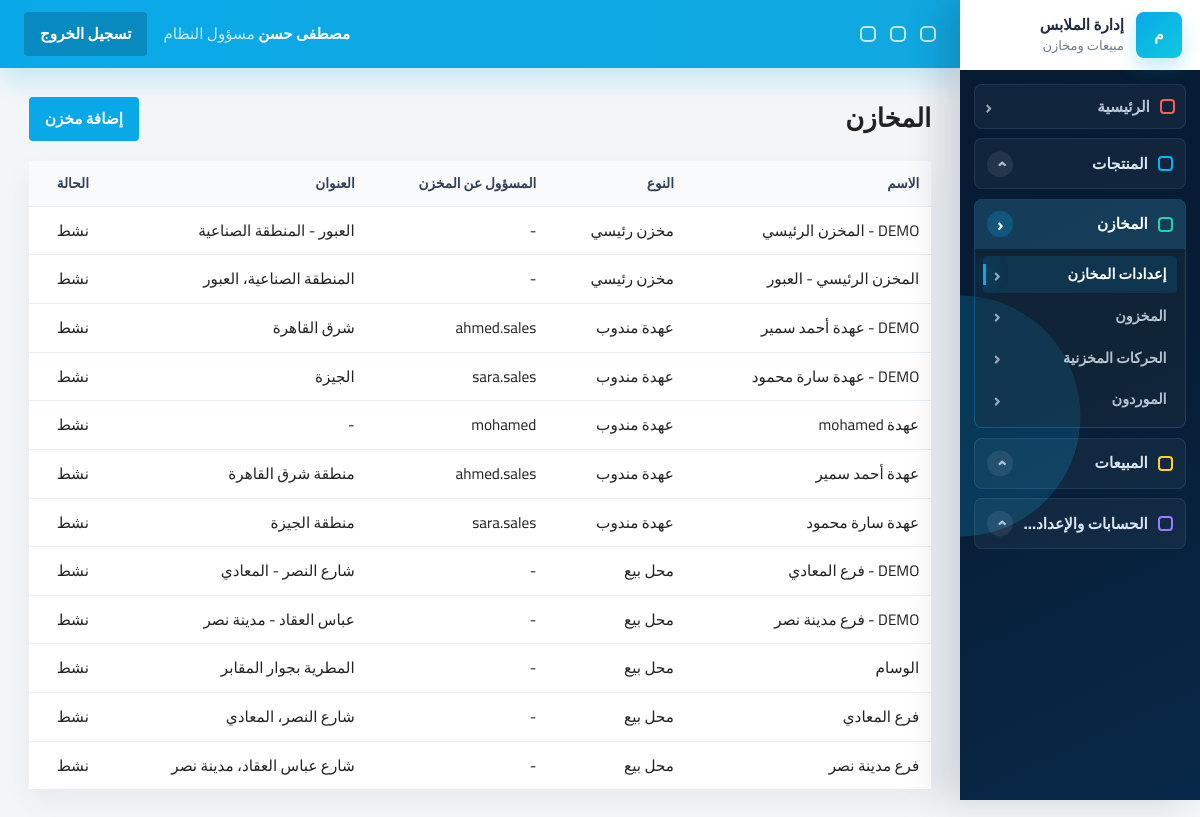
Page /inventory/warehouses/ (signed in) on the committed database.
### accounts/models.py (models this page shows, shortened)
class User(AbstractUser):
    ROLE_MANAGER = 'manager'
    ROLE_SALES = 'sales'
    ROLE_WAREHOUSE = 'warehouse'
    ROLE_CHOICES = [
        (ROLE_MANAGER, 'مسؤول النظام'),
        (ROLE_SALES, 'مندوب مبيعات'),
        (ROLE_WAREHOUSE, 'مسؤول مخزن'),
    ]
    role = models.CharField(max_length=20, choices=ROLE_CHOICES, default=ROLE_SALES, db_index=True)
    phone = models.CharField(max_length=20, blank=True, null=True)
    created_at = models.DateTimeField(auto_now_add=True, db_index=True)
    class Meta:
        indexes = [
            models.Index(fields=['role', 'is_active']),
            models.Index(fields=['created_at']),
        ]
    @property
    def is_manager(self):
        return self.role == self.ROLE_MANAGER or self.is_superuser

### inventory/models.py (models this page shows, shortened)
class Warehouse(models.Model):
    TYPE_MAIN = 'main'
    TYPE_STORE = 'store'
    TYPE_REPRESENTATIVE = 'representative'
    WAREHOUSE_TYPE_CHOICES = [
        (TYPE_MAIN, 'مخزن رئيسي'),
        (TYPE_STORE, 'محل بيع'),
        (TYPE_REPRESENTATIVE, 'عهدة مندوب'),
    ]
    name = models.CharField(max_length=100, db_index=True)
    warehouse_type = models.CharField(max_length=20, choices=WAREHOUSE_TYPE_CHOICES, db_index=True)
    assigned_user = models.ForeignKey(
        settings.AUTH_USER_MODEL,
        on_delete=models.SET_NULL,
        null=True,
        blank=True,
        related_name='assigned_warehouses',
    )
    address = models.TextField(blank=True, null=True)
    is_active = models.BooleanField(default=True, db_index=True)

### inventory/views.py (the view)
# urls.py: path('warehouses/', views.WarehouseListView.as_view(), name='warehouses'),
class WarehouseListView(RoleRequiredMixin, ListView):
    allowed_roles = ('manager', 'warehouse')
    model = Warehouse
    template_name = 'inventory/warehouses/list.html'
    context_object_name = 'warehouses'
    paginate_by = 20
    def get_queryset(self):
        return Warehouse.objects.select_related('assigned_user').order_by('warehouse_type', 'name')

### accounts/permissions.py (called while the page is built)
def has_role(user, *roles):
    if not user.is_authenticated:
        return False
    if user.is_superuser or getattr(user, 'role', None) == 'manager':
        return True
    return getattr(user, 'role', None) in roles

    def test_func(self):
        return has_role(self.request.user, *self.allowed_roles)

### templates/inventory/warehouses/list.html (shortened to what this page needs)
{% extends 'base.html' %}
{% block content %}
<div class="page-head"><h1>المخازن</h1>{% if request.user.is_manager %}<a class="btn btn-accent" href="{% url 'inventory:warehouse_create' %}">إضافة مخزن</a>{% endif %}</div>
<div class="table-wrap"><table><thead><tr><th>الاسم</th><th>النوع</th><th>المسؤول عن المخزن</th><th>العنوان</th><th>الحالة</th></tr></thead><tbody>
{% for warehouse in warehouses %}<tr><td>{{ warehouse.name }}</td><td>{{ warehouse.get_warehouse_type_display }}</td><td>{{ warehouse.assigned_user|default:'-' }}</td><td>{{ warehouse.address|default:'-' }}</td><td>{{ warehouse.is_active|yesno:'نشط,متوقف' }}</td></tr>{% empty %}<tr><td colspan="5">لا توجد مخازن</td></tr>{% endfor %}
</tbody></table></div>
{% endblock %}

### templates/partials/navbar.html (shortened to what this page needs)
<header class="topbar">
    <div class="topbar-tools" aria-hidden="true">
        <span></span>
        <span></span>
        <span></span>
    </div>
    <div class="topbar-user">
        <strong>{{ request.user.get_full_name|default:request.user.username }}</strong>
        <span>{{ request.user.get_role_display }}</span>
    </div>
    <form method="post" action="{% url 'accounts:logout' %}">
        <button class="btn btn-secondary" type="submit">تسجيل الخروج</button>
    </form>
</header>

### static/css/main.css (style rules this page uses)
:root { --primary-color: #071d35; --secondary-color: #0b2e50; --accent-color: #09a9e8; --accent-strong: #0787c2; --accent-soft: #e8f7fd; --background-color: #f3f6f8; --surface-color: #ffffff; --surface-muted: #f7f9fb; --border-color: #e8eef3; --text-color: #222222; --muted-text: #707b86; --success-color: #20b98f; --warning-color: #e49322; --danger-color: #e24c4c; --info-color: #09a9e8; --shadow-soft: 0 0.75rem 2rem rgba(6, 27, 51, .08); --shadow-panel: 0 0.75rem 1.75rem rgba(6, 27, 51, .055); --focus-ring: 0 0 0 .2rem rgba(9, 169, 232, .2); --radius-sm: .25rem; --radius-md: .5rem; --space-1: .25rem; --space-2: .5rem; --space-3: .75rem; --space-4: 1rem; --space-5: 1.25rem; --space-6: 1.5rem; --space-8: 2rem; --sidebar-width: clamp(15rem, 18vw, 17rem); --content-width: 112rem; --touch-target: 2.75rem; }
*, *::before, *::after { box-sizing: border-box; }
html { min-height: 100%; overflow-x: hidden; text-size-adjust: 100%; -webkit-text-size-adjust: 100%; }
body { margin: 0; min-height: 100%; overflow-x: hidden; background: var(--background-color); color: var(--text-color); direction: rtl; text-align: right; font-family: "Cairo", Arial, sans-serif; font-size: clamp(.875rem, .84rem + .15vw, .975rem); line-height: 1.55; letter-spacing: 0; }
a { color: inherit; text-decoration: none; }
button, input, select, textarea { font: inherit; }
button { color: inherit; }
a, button, select, summary, [role="button"], [data-open-modal], [data-close-modal], [data-sidebar-toggle], [data-sidebar-close] { cursor: pointer; }
.topbar { position: sticky; top: 0; z-index: 20; display: flex; align-items: center; justify-content: space-between; gap: clamp(.625rem, 1.5vw, 1rem); min-height: 4.25rem; padding-inline: clamp(1rem, 2vw, 1.5rem); color: #fff; background: linear-gradient(90deg, #09a9e8, #11a8df); box-shadow: 0 .75rem 1.625rem rgba(9, 169, 232, .2); }
.topbar strong { font-size: .95rem; }
.topbar .muted, .topbar-user span { color: rgba(255, 255, 255, .78); }
.topbar-user { min-width: 0; margin-right: auto; }
.topbar-tools { display: flex; align-items: center; gap: .875rem; flex: 0 0 auto; }
.topbar-tools span { inline-size: 1rem; block-size: 1rem; border: .125rem solid rgba(255, 255, 255, .74); border-radius: .3125rem; }
.topbar .btn-secondary { background: rgba(6, 27, 51, .22); }
.page-head { display: flex; align-items: center; justify-content: space-between; gap: var(--space-4); margin-bottom: clamp(1rem, 2vw, 1.25rem); }
h1, h2 { margin: 0; color: var(--text-color); line-height: 1.35; }
h1 { font-size: clamp(1.25rem, 1.05rem + .75vw, 1.75rem); font-weight: 800; }
.card, .stat-card, .login-card, .invoice-box, .table-wrap, .metric-card, .chart-card, .profit-card, .mini-stat { background: var(--surface-color); box-shadow: var(--shadow-panel); }
.btn, .icon-btn { min-height: var(--touch-target); border: 0; cursor: pointer; font-weight: 800; line-height: 1.2; transition: transform .16s ease, box-shadow .16s ease, background .16s ease, border-color .16s ease; }
.btn { display: inline-flex; align-items: center; justify-content: center; gap: .5rem; padding: .6rem clamp(.75rem, 1.4vw, 1rem); border-radius: var(--radius-sm); white-space: nowrap; }
.btn-primary, .btn-accent { background: var(--accent-color); color: #fff; }
.btn-secondary { background: var(--secondary-color); color: #fff; }
.table-wrap { width: 100%; max-width: 100%; overflow-x: auto; margin-bottom: clamp(1rem, 2vw, 1.25rem); -webkit-overflow-scrolling: touch; }
table { width: max-content; min-width: 100%; border-collapse: collapse; direction: rtl; }
th, td { padding: clamp(.65rem, 1vw, .875rem); border-bottom: .0625rem solid var(--border-color); text-align: right; vertical-align: middle; white-space: nowrap; }
thead th { background: #f8fafc; color: #334155; font-size: .85rem; font-weight: 800; }
tbody tr:last-child td { border-bottom: 0; }

### rows in the picture
User: user.get_full_name "مصطفى حسن", user.role "مسؤول النظام"
Warehouse: name "DEMO - المخزن الرئيسي", warehouse_type "مخزن رئيسي", assigned_user "-", address "العبور - المنطقة الصناعية", is_active "نشط"
Warehouse: name "المخزن الرئيسي - العبور", warehouse_type "مخزن رئيسي", assigned_user "-", address "المنطقة الصناعية، العبور", is_active "نشط"
Warehouse: name "DEMO - عهدة أحمد سمير", warehouse_type "عهدة مندوب", assigned_user "ahmed.sales", address "شرق القاهرة", is_active "نشط"
Warehouse: name "DEMO - عهدة سارة محمود", warehouse_type "عهدة مندوب", assigned_user "sara.sales", address "الجيزة", is_active "نشط"
Warehouse: name "عهدة mohamed", warehouse_type "عهدة مندوب", assigned_user "mohamed", address "-", is_active "نشط"
Warehouse: name "عهدة أحمد سمير", warehouse_type "عهدة مندوب", assigned_user "ahmed.sales", address "منطقة شرق القاهرة", is_active "نشط"
Warehouse: name "عهدة سارة محمود", warehouse_type "عهدة مندوب", assigned_user "sara.sales", address "منطقة الجيزة", is_active "نشط"
Warehouse: name "DEMO - فرع المعادي", warehouse_type "محل بيع", assigned_user "-", address "شارع النصر - المعادي", is_active "نشط"
Warehouse: name "DEMO - فرع مدينة نصر", warehouse_type "محل بيع", assigned_user "-", address "عباس العقاد - مدينة نصر", is_active "نشط"
Warehouse: name "الوسام", warehouse_type "محل بيع", assigned_user "-", address "المطرية بجوار المقابر", is_active "نشط"
Warehouse: name "فرع المعادي", warehouse_type "محل بيع", assigned_user "-", address "شارع النصر، المعادي", is_active "نشط"
Warehouse: name "فرع مدينة نصر", warehouse_type "محل بيع", assigned_user "-", address "شارع عباس العقاد، مدينة نصر", is_active "نشط"
